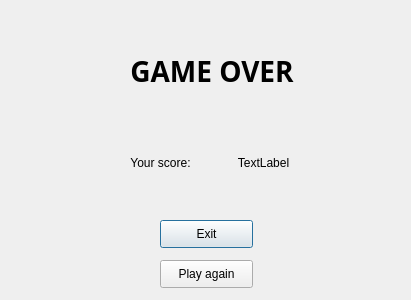
<?xml version="1.0" encoding="UTF-8"?>
<ui version="4.0">
 <class>ggDialog</class>
 <widget class="QDialog" name="ggDialog">
  <property name="geometry">
   <rect>
    <x>0</x>
    <y>0</y>
    <width>411</width>
    <height>300</height>
   </rect>
  </property>
  <property name="windowTitle">
   <string>Dialog</string>
  </property>
  <widget class="QPushButton" name="exitbutton">
   <property name="geometry">
    <rect>
     <x>160</x>
     <y>220</y>
     <width>93</width>
     <height>28</height>
    </rect>
   </property>
   <property name="text">
    <string>Exit</string>
   </property>
  </widget>
  <widget class="QPushButton" name="againbutton">
   <property name="geometry">
    <rect>
     <x>160</x>
     <y>260</y>
     <width>93</width>
     <height>28</height>
    </rect>
   </property>
   <property name="text">
    <string>Play again</string>
   </property>
  </widget>
  <widget class="QWidget" name="">
   <property name="geometry">
    <rect>
     <x>112</x>
     <y>52</y>
     <width>200</width>
     <height>118</height>
    </rect>
   </property>
   <layout class="QVBoxLayout" name="verticalLayout">
    <item>
     <widget class="QLabel" name="gg">
      <property name="font">
       <font>
        <family>DINPro-Medium</family>
        <pointsize>21</pointsize>
        <weight>75</weight>
        <bold>true</bold>
       </font>
      </property>
      <property name="text">
       <string>GAME OVER</string>
      </property>
      <property name="alignment">
       <set>Qt::AlignCenter</set>
      </property>
     </widget>
    </item>
    <item>
     <spacer name="verticalSpacer">
      <property name="orientation">
       <enum>Qt::Vertical</enum>
      </property>
      <property name="sizeHint" stdset="0">
       <size>
        <width>20</width>
        <height>40</height>
       </size>
      </property>
     </spacer>
    </item>
    <item>
     <layout class="QHBoxLayout" name="horizontalLayout">
      <item>
       <widget class="QLabel" name="yourscore">
        <property name="text">
         <string>Your score:</string>
        </property>
        <property name="alignment">
         <set>Qt::AlignCenter</set>
        </property>
       </widget>
      </item>
      <item>
       <widget class="QLabel" name="score">
        <property name="text">
         <string>TextLabel</string>
        </property>
        <property name="alignment">
         <set>Qt::AlignCenter</set>
        </property>
       </widget>
      </item>
     </layout>
    </item>
   </layout>
  </widget>
 </widget>
 <resources/>
 <connections/>
</ui>
